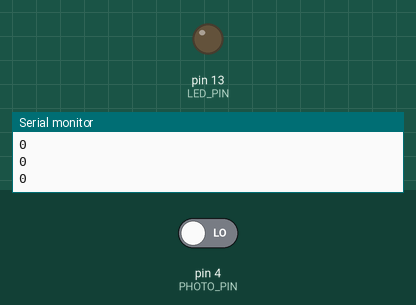
A sketch run on a simulated Arduino Uno, built with avr-gcc and run on an emulated ATmega328P. On the bench: output pins drawn as LEDs (lit = HIGH), the last lines printed to the serial monitor. The inputs (shaded band) are chosen by the test bench; at power-on: pin 4 (PHOTO_PIN) LOW.

Above: at 1.8 s.
1.9 s: pin 4 (PHOTO_PIN) driven HIGH
At 2.9 s:
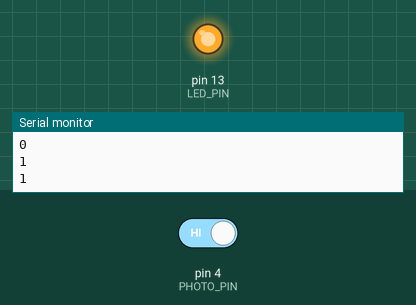
3.5 s: pin 4 (PHOTO_PIN) driven LOW
At 4.0 s:
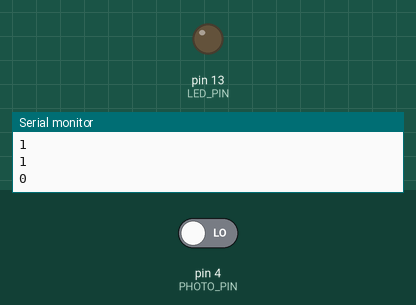
Timing chart, 0 to 6.5 s (numbered marks = the images above; inputs shaded):
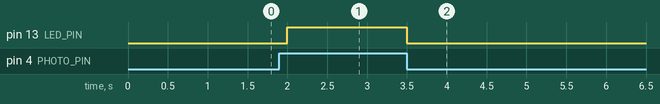

The sketch:

simple_arduino.ino
```cpp
#define PHOTO_PIN 4
#define LED_PIN 13


void setup(){
    pinMode(PHOTO_PIN, INPUT);
    pinMode(LED_PIN, OUTPUT);
    Serial.begin(115200);
}


void loop(){
    int value = digitalRead(PHOTO_PIN);
    Serial.println(value);

    digitalWrite(LED_PIN, value);
    delay(500);
}
```

Measured:
- after the input at 1.9 s, pin 13 (LED_PIN): LOW → HIGH after 0.10 s
- after the input at 3.5 s, pin 13 (LED_PIN): HIGH → LOW at once
